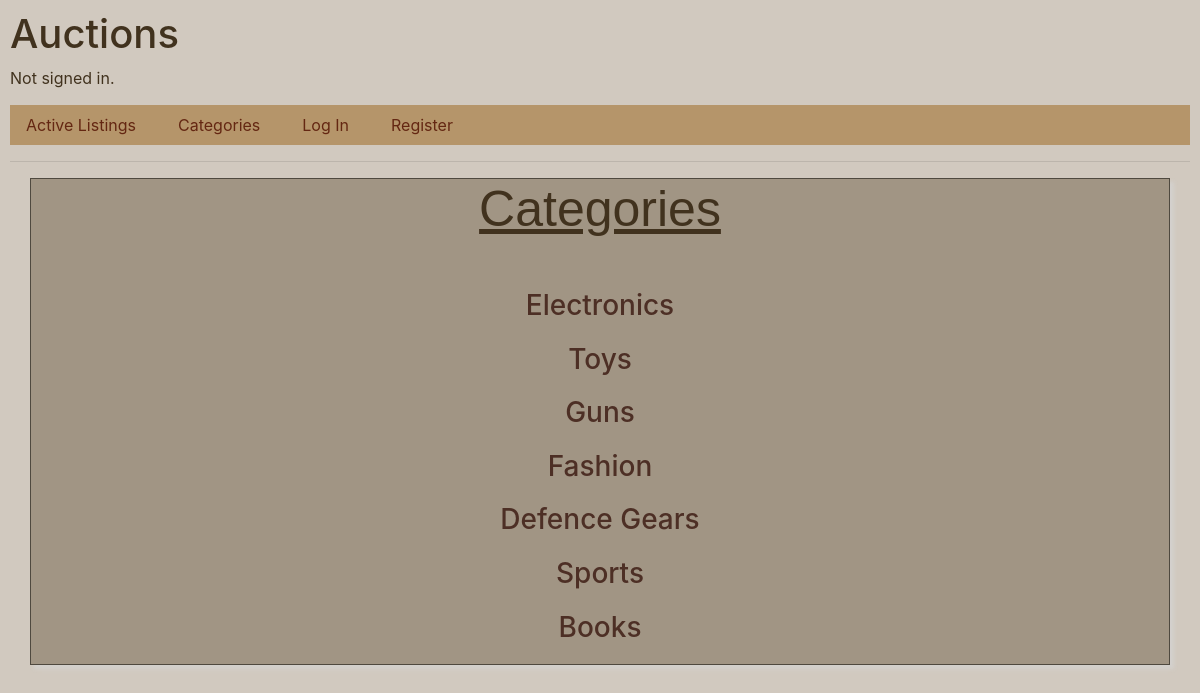
The page /categories on the database its author committed.
### auctions/models.py (models this page shows)
class Categories(models.Model):
    category = models.CharField(max_length=200)
    def __str__(self):
        return self.category

### auctions/views.py (the view)
# urls.py: path("categories", views.categories, name="categories"),
def categories(request):
    return render(request, "auctions/all_categories.html", {
        "categories": Categories.objects.all(),
    })

### auctions/templates/auctions/all_categories.html (shortened to what this page needs)
{% extends "auctions/layout.html" %}
{% block body %}
    <div class="container listing_page_box">
        <div>
            <h1 class="cat_header">Categories</h1>
        </div>
        {% for category in categories %}
            <div class="cat_tit_div">
                <a href="{% url 's_category' category.category %}" class="cat_box_title"><h3>{{ category }}</h3></a>
            </div>
        {% endfor %}
    </div>
{% endblock %}

### auctions/static/auctions/styles.css (style rules this page uses)
body { padding: 10px; }
.listing_page_box { border: 1px solid rgba(56, 52, 45, 0.778); box-shadow: 4px 4px 4px #d6d6d6a5; color: rgb(77, 47, 37); background-color: rgba(147, 134, 115, 0.778); }
.cat_box_title { text-decoration: none; color: rgb(77, 47, 37); text-align: center; }
.cat_tit_div { margin-bottom: 20px; }
.cat_header { font-family: Verdana, sans-serif; color: rgb(65, 50, 30); text-align: center; font-size: 50px; text-decoration: underline; margin-bottom: 50px; }
body { color: rgb(65, 50, 30); background-color: rgba(108, 83, 50, 0.308); }

### rows shown on the page
Categories: category "Electronics"
Categories: category "Toys"
Categories: category "Guns"
Categories: category "Fashion"
Categories: category "Defence Gears"
Categories: category "Sports"
Categories: category "Books"
